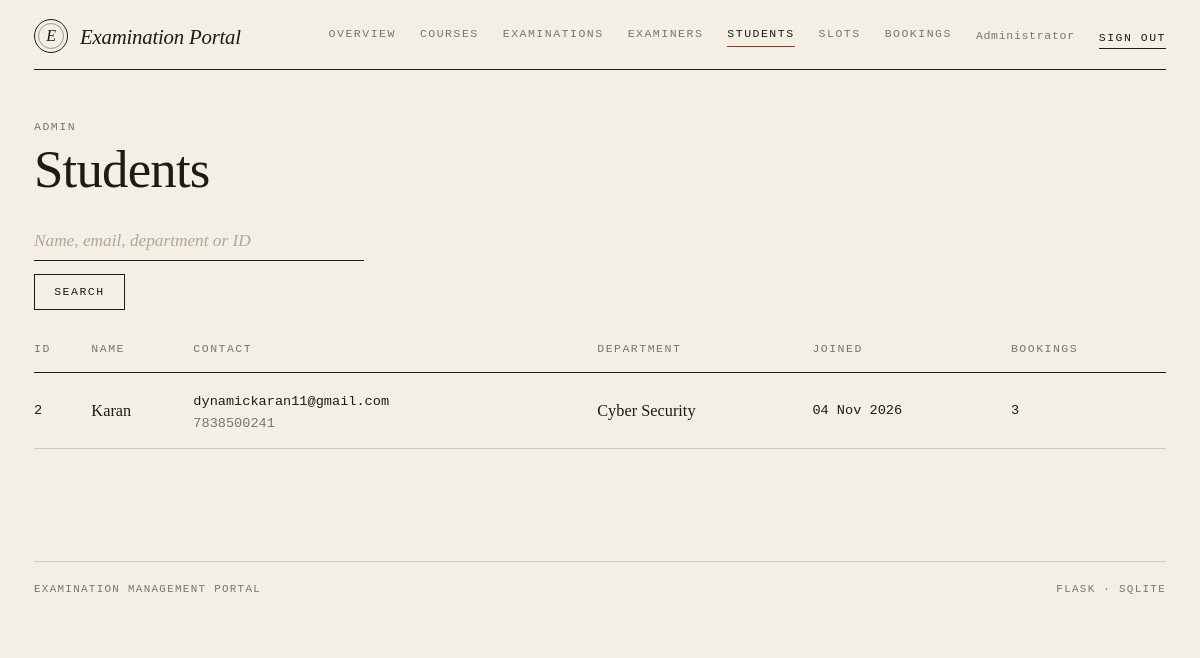
/admin/students (signed in), run on the app's committed database.
### tables this page shows
CREATE TABLE users (
    id            INTEGER PRIMARY KEY AUTOINCREMENT,
    email         TEXT NOT NULL UNIQUE,
    password_hash TEXT NOT NULL,
    role          TEXT NOT NULL CHECK (role IN ('admin','examiner','student')),
    full_name     TEXT NOT NULL,
    phone         TEXT,
    department    TEXT,
    status        TEXT NOT NULL DEFAULT 'active'
                  CHECK (status IN ('active','pending','inactive')),
    created_on    TEXT NOT NULL DEFAULT (date('now','localtime'))
);

### routes/admin.py (the view)
@bp.route("/students")
def students():
    q = request.args.get("q", "").strip()
    sql = ("SELECT u.*, (SELECT COUNT(*) FROM bookings b WHERE b.student_id=u.id) AS n_book "
           "FROM users u WHERE role='student'")
    params = []
    if q:
        sql += " AND (u.full_name LIKE ? OR u.email LIKE ? OR u.department LIKE ? OR CAST(u.id AS TEXT)=?)"
        params = [like(q), like(q), like(q), q]
    rows = get_db().execute(sql + " ORDER BY u.id DESC", params).fetchall()
    return render_template("admin/students.html", rows=rows, q=q)

### db.py (called while the page is built)
def _connect(path):
    con = sqlite3.connect(path, isolation_level=None)  # we manage transactions
    con.row_factory = sqlite3.Row
    con.execute("PRAGMA foreign_keys = ON")
    return con

def get_db():
    if "db" not in g:
        g.db = _connect(current_app.config["DATABASE"])
    return g.db

### logic.py (called while the page is built)
def csrf_token():
    if "_csrf" not in session:
        session["_csrf"] = secrets.token_hex(16)
    return session["_csrf"]

def csrf_field():
    return Markup('<input type="hidden" name="_csrf" value="%s">' % csrf_token())

### routes/admin.py (called while the page is built)
@bp.before_request
def guard():
    if not g.user:
        return redirect(url_for("auth.login"))
    if g.user["role"] != "admin":
        abort(403)

### templates/admin/students.html (shortened to what this page needs)
{% extends 'base.html' %}
{% from 'macros.html' import head %}
{% block body %}
{{ head('Admin', 'Students') }}
<div class="toolbar">
  <form class="search" method="get">
    <input class="form-control" name="q" value="{{ q }}" placeholder="Name, email, department or ID">
    <button class="btn">Search</button>
  </form>
</div>
{% if rows %}
<div class="table-responsive"><table class="table">
  <thead><tr><th>ID</th><th>Name</th><th>Contact</th><th>Department</th><th>Joined</th><th>Bookings</th></tr></thead>
  <tbody>
  {% for u in rows %}
  <tr><td class="mono">{{ u.id }}</td><td>{{ u.full_name }}</td>
      <td><span class="mono">{{ u.email }}</span><div class="muted mono">{{ u.phone }}</div></td>
      <td>{{ u.department }}</td><td class="mono">{{ u.created_on|dmy }}</td><td class="mono">{{ u.n_book }}</td></tr>
  {% endfor %}
  </tbody></table></div>
{% else %}<div class="empty">No students {{ 'match.' if q else 'have registered.' }}</div>{% endif %}
{% endblock %}

### templates/macros.html (shortened to what this page needs)
{% macro head(eyebrow, title, em='', lede='') %}
<div class="page-head">
  <div class="eyebrow">{{ eyebrow }}</div>
  <h1 class="title">{{ title }}{% if em %} <em>{{ em }}</em>{% endif %}</h1>
</div>
{% endmacro %}

### templates/nav.html
{% set links = {
  'admin': [('admin.dashboard','Overview'),('admin.courses','Courses'),('admin.exams','Examinations'),
            ('admin.examiners','Examiners'),('admin.students','Students'),('admin.slots','Slots'),
            ('admin.bookings','Bookings')],
  'examiner': [('examiner.dashboard','Overview')],
  'student': [('student.dashboard','Overview'),('student.exams','Examinations'),
              ('student.bookings','Bookings'),('student.results','Results'),('student.profile','Profile')]
} %}
<header class="site-nav">
  <a class="brand" href="{{ url_for('auth.index') }}"><span class="seal">E</span>Examination Portal</a>
  <nav class="nav-links">
    {% if g.user and not (g.user.role == 'examiner' and g.user.status != 'active') %}
      {% for ep, label in links[g.user.role] %}
        {% set u = url_for(ep) %}
        <a href="{{ u }}" class="{{ 'on' if ((request.path == u) if loop.first else request.path.startswith(u)) }}">{{ label }}</a>
      {% endfor %}
    {% endif %}
    {% if g.user %}
      <span class="who">{{ g.user.full_name }}</span>
      <form method="post" action="{{ url_for('auth.logout') }}" class="d-inline">{{ csrf_field() }}
        <button class="act">Sign out</button></form>
    {% endif %}
  </nav>
</header>

### static/css/style.css (style rules this page uses)
:root { --paper: #f3efe4; --paper-2: #e9e3d1; --ink: #1d1b18; --muted: #7b7566; --rule: #d3cbb8; --accent: #a3341f; --ok: #4a6741; --warn: #a67c1f; --serif: "Iowan Old Style", "Palatino Linotype", Palatino, "Book Antiqua", Georgia, serif; --mono: ui-monospace, "SF Mono", "Cascadia Mono", Menlo, Consolas, monospace; }
html, body { background: var(--paper); }
body { color: var(--ink); font-family: var(--serif); font-size: 1.02rem; line-height: 1.6; -webkit-font-smoothing: antialiased; }
a { color: var(--ink); text-decoration-color: var(--accent); text-underline-offset: 3px; }
h1, h2, h3 { font-weight: 400; letter-spacing: -0.015em; }
.mono { font-family: var(--mono); font-size: .85rem; }
.muted { color: var(--muted); }
.site-nav { display: flex; flex-wrap: wrap; gap: .8rem 2rem; align-items: center; justify-content: space-between; padding: 1.2rem 0 1rem; border-bottom: 1px solid var(--ink); }
.brand { display: flex; align-items: center; gap: .75rem; text-decoration: none; font-style: italic; font-size: 1.3rem; letter-spacing: -.01em; }
.seal { width: 34px; height: 34px; border: 1px solid var(--ink); border-radius: 50%; display: grid; place-items: center; position: relative; font-size: 1rem; }
.seal::after { content: ""; position: absolute; inset: 3px; border: 1px solid var(--ink); border-radius: 50%; opacity: .4; }
.nav-links { display: flex; flex-wrap: wrap; gap: .4rem 1.5rem; align-items: center; }
.nav-links a, .act, .eyebrow, .btn, th, .st, .form-label { font-family: var(--mono); font-size: .72rem; letter-spacing: .13em; text-transform: uppercase; }
.nav-links a { color: var(--muted); text-decoration: none; padding-bottom: 3px; border-bottom: 1px solid transparent; }
.nav-links a:hover, .nav-links a.on { color: var(--ink); }
.nav-links a.on { border-bottom-color: var(--accent); }
.who { font-family: var(--mono); font-size: .72rem; color: var(--muted); letter-spacing: .06em; }
.eyebrow { color: var(--muted); }
.page-head { margin: 3rem 0 1.6rem; }
.title { font-size: clamp(2.1rem, 4.4vw, 3.4rem); line-height: 1.04; margin: .35rem 0 0; }
.table { --bs-table-bg: transparent; --bs-table-color: var(--ink); --bs-table-hover-bg: rgba(29, 27, 24, .035); --bs-table-hover-color: var(--ink); margin: 0; border-color: var(--rule); }
.table > :not(caption) > * > * { background: transparent; box-shadow: none; padding: .85rem .8rem .85rem 0; border-bottom: 1px solid var(--rule); vertical-align: middle; }
.table thead th { color: var(--muted); font-weight: 400; border-bottom: 1px solid var(--ink); white-space: nowrap; }
.table td.mono { white-space: nowrap; }
.act { color: var(--ink); text-decoration: none; border: 0; background: none; padding: 0; border-bottom: 1px solid var(--ink); margin-right: 1rem; cursor: pointer; }
.act:last-child { margin-right: 0; }
.btn { border-radius: 0; padding: .55rem 1.2rem; border: 1px solid var(--ink); color: var(--ink); background: transparent; transition: background .15s, color .15s; }
.toolbar { display: flex; flex-wrap: wrap; gap: 1rem 1.4rem; align-items: end; justify-content: space-between; margin: 1.6rem 0 1rem; }
.search { display: flex; flex-wrap: wrap; gap: .8rem 1.2rem; align-items: end; }
.search .form-control { min-width: 220px; }
.form-control, .form-select { background-color: transparent; border: 0; border-bottom: 1px solid var(--ink); border-radius: 0; padding: .35rem 0; font-family: var(--serif); font-size: 1.08rem; color: var(--ink); box-shadow: none; }
.form-control::placeholder { color: #b0a894; font-style: italic; }

### data on the page
users: user.full_name "Administrator", role "ADMIN"
users: id "2", full_name "Karan", email "dynamickaran11@gmail.com", phone "7838500241", department "Cyber Security", created_on|dmy "04 Nov 2026", n_book "3"

### other printed values
{{ label }} "OVERVIEW" "COURSES" "EXAMINATIONS" "EXAMINERS" "STUDENTS" "SLOTS" "BOOKINGS"
{{ title }} "Students"
